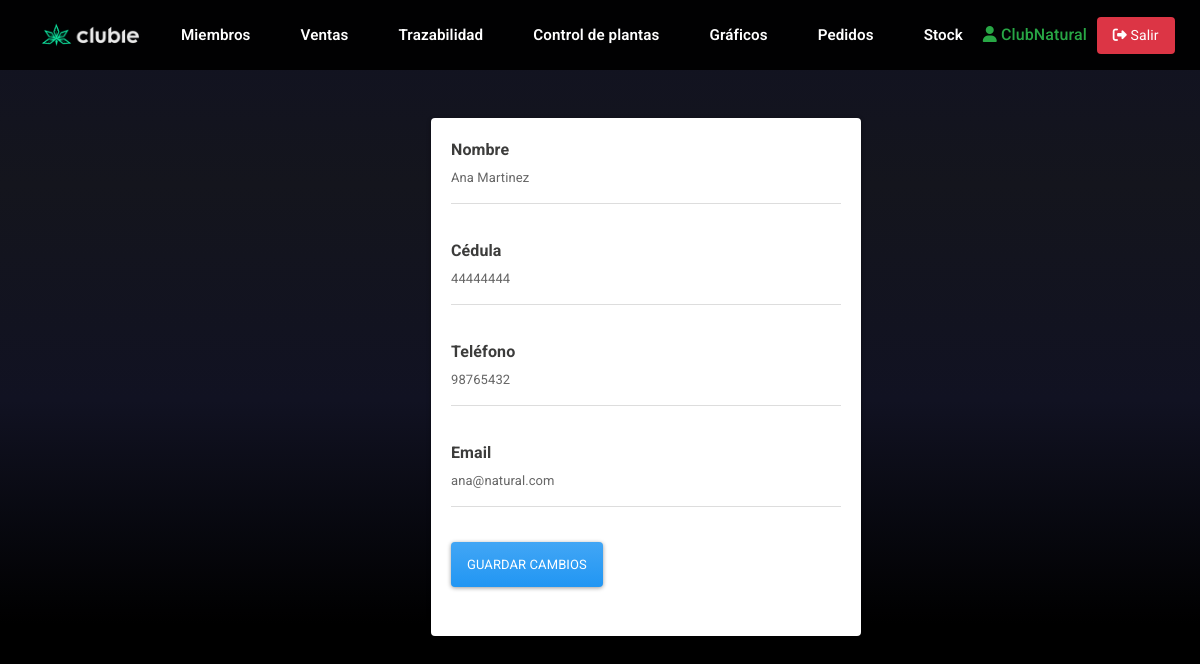
Page /edit/44444444 (signed in) on the committed database.
### clases.py (models this page shows, shortened)
class Club(db.Model, UserMixin):
    id = db.Column(db.Integer, primary_key=True)
    campoarchivo = db.Column(db.String(30))
    username = db.Column(db.String(30), unique=True, nullable=False)
    password_hash = db.Column(db.String(128), nullable=False)
    email = db.Column(db.String(70))
    is_superuser = db.Column(db.Boolean, default=False)
    fecha_creacion = db.Column(db.DateTime, default=datetime.now)

class User(db.Model):
    cedula = db.Column(db.Integer, unique=True, nullable=False, primary_key=True)
    club_id = db.Column(db.Integer, db.ForeignKey('club.id'), nullable=False)
    name = db.Column(db.String(30), nullable=False)
    telefono = db.Column(db.Integer, nullable=False)
    email = db.Column(db.String(30), nullable=False)
    fecha_registro = db.Column(db.DateTime, default=datetime.now)
    club = db.relationship('Club', backref='miembros_club', lazy=True)
    ventas = db.relationship('Ventas', backref='usuario', lazy=True)

### app.py (the view, shortened to what this page needs)
@app.route('/edit/<cedula>', methods=['GET', 'POST'])
@login_required
def editar_usuario(cedula):
    form = EditForm()
    usuario = User.query.get_or_404(cedula)
    form = EditForm(obj=usuario)
    return render_template('/logueado/edit_usuario.html', form=form, usuario=usuario)

### clases.py
class EditForm(FlaskForm):
    cedula = StringField('cedula', validators=[DataRequired()])
    name = StringField('name', validators=[DataRequired()])
    telefono = StringField('telefono', validators=[DataRequired()])
    email = StringField('email', validators=[DataRequired(), Email()])
    submit = SubmitField('Guardar cambios')

### app.py (called while the page is built)
@login_manager.user_loader
def load_user(user_id):
    if isinstance(user_id, str) and user_id.startswith('member_'):
        member_id = int(user_id.replace('member_', ''))
        return Member.query.get(member_id)
    return Club.query.get(int(user_id))

### templates/logueado/edit_usuario.html (shortened to what this page needs)
<link rel="stylesheet" href="https://bootswatch.com/4/materia/bootstrap.min.css">
<link rel="stylesheet" href="{{ url_for('static', filename='css/edit.css') }}">
{% extends 'base-log.html' %}
{% block body %}
<div class="col-md-5 offset-md-4">
    <div class="card card-body">
        <form action="/edit/{{ usuario.cedula }}" method="POST">
            <div class="form-group">
                <label for="txtName">Nombre</label>
                <input type="text" id="txtName" name="name" placeholder="Nombre completo"
                    value="{{usuario.name}}" class="form-control"> <br>
            </div>
            <div class="form-group">
                <label for="txtCi">Cédula</label>
                <input type="text" id="txtCi" placeholder="Cédula" name="cedula"
                    value="{{usuario.cedula}}" class="form-control"><br>
            </div>
            <div class="form-group">
                <label for="txtTelefono">Teléfono</label>
                <input type="text" id="txtTelefono" placeholder="Teléfono" name="telefono"
                    value="{{usuario.telefono}}" class="form-control"><br>
            </div>
            <div class="form-group">
                <label for="txtEmail">Email</label>
                <input type="text" id="txtEmail" placeholder="Email" name="email"
                    value="{{usuario.email}}" class="form-control"><br>
            </div>
            <div class="form-group">
                <input type="submit" value="Guardar cambios" class="btn btn-primary btn-block-miembro">
            </div>
        </form>
    </div>
</div>
{% endblock %}

### templates/base-log.html (shortened to what this page needs)
<!DOCTYPE html>
<html lang="es">
<head>
    <link rel="stylesheet" href="{{ url_for('static', filename='css/header.css') }}">
    <link rel="stylesheet" href="{{ url_for('static', filename='css/footer.css') }}">
</head>
<body>
    <header class="header">
        <div class="logo">
            <a href="{{ url_for('index') }}">
                <img src="{{ url_for('static', filename='media/editado.png') }}" alt="Logo de marca">
            </a>
        </div>
        <nav class="opcion">
            <ul class="nav-links">
                <li><a href="{{ url_for('miembros') }}">Miembros</a></li>
                <li><a href="{{ url_for('ventas') }}">Ventas</a></li>
                <li><a href="{{ url_for('trazabilidad') }}">Trazabilidad</a></li>
                <li><a href="{{ url_for('ctrPlantas') }}">Control de plantas</a></li>
                <li><a href="{{ url_for('graficos') }}">Gráficos</a></li>
                <li><a href="{{ url_for('ver_pedidos') }}">Pedidos</a></li>
                <li><a href="{{ url_for('ver_stock') }}">Stock</a></li>
            </ul>
        </nav>
        <div class="nav-right">
            {% if current_user.is_authenticated %}
            <span class="user-info">
                <a href="{{ url_for('miembros') }}" style="color: #28a745 !important; text-decoration: none;">
                    <i class="fas fa-user"></i> {{ current_user.username }}
                </a>
            </span>
            <a href="{{ url_for('logout') }}" class="logout-btn"><i class="fas fa-sign-out-alt"></i> Salir</a>
            {% endif %}
        </div>
    </header>
    <main>
        <div class="p-5">
            {% block body %}
            {% endblock %}
        </div>
    </main>
</body>
</html>

### static/css/edit.css (style rules this page uses)
body { background: linear-gradient(0deg, rgba(0,0,0,1) 22%, rgba(17,18,34,1) 50%, rgba(20,21,29,1) 77%, rgba(17,18,34,1) 100%); }
header { font-size: 16px; }
label { font-size: 16px; font-weight: bolder; margin-bottom: -10px; color: #3C3C3B; }

### static/css/header.css (style rules this page uses)
header.header { position: sticky; top: 0; left: 0; width: 100%; padding: 15px 30px; display: flex !important; flex-wrap: nowrap !important; justify-content: space-between; align-items: center; z-index: 1000; background-color: rgba(0, 0, 0, 0.95); box-sizing: border-box; }
.header .logo { flex-shrink: 0; }
.header .logo img { cursor: pointer; height: 40px; width: auto; }
.header .logo img { transition: all 0.3s; }
.header .opcion { flex: 1; display: flex; justify-content: center; }
.header .opcion a { position: relative; font-size: 0.95em; color: #fff; font-weight: 600; text-decoration: none; margin-left: 10px; padding: 6px 12px; transition: .5s; white-space: nowrap; }
.header ul { list-style: none; margin: 0; padding: 0; display: flex; align-items: center; }
.header .nav-links li { display: inline-block; padding: 0px 8px; }
.header .nav-right { flex-shrink: 0; display: flex; align-items: center; gap: 10px; }

### templates/base-log.html (style rules this page uses)
.header .logout-btn { background: #dc3545 !important; color: white !important; border: none !important; padding: 8px 16px !important; border-radius: 4px !important; cursor: pointer; text-decoration: none !important; font-size: 14px !important; display: inline-block !important; white-space: nowrap; }
.header .user-info { color: #28a745 !important; font-weight: 500; white-space: nowrap; }

### rows in the picture
Club: username "ClubNatural"
User: name "Ana Martinez", cedula "44444444", telefono "98765432", email "ana@natural.com"
